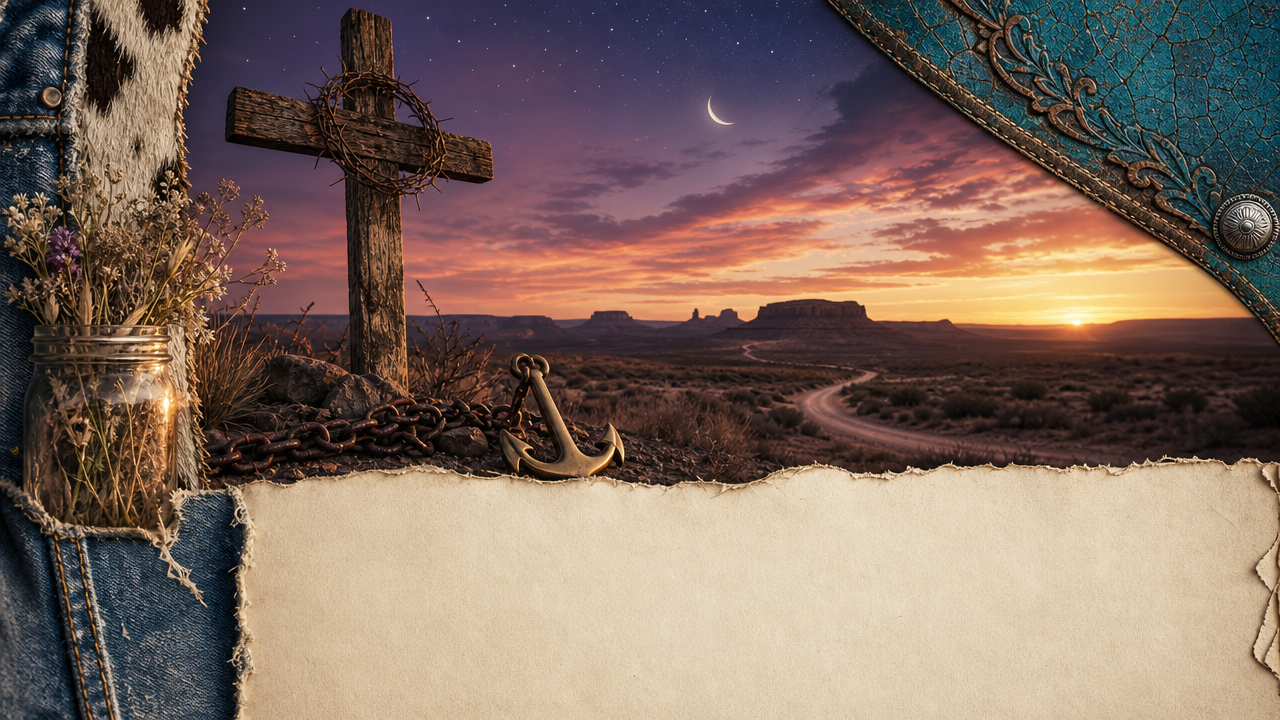
#> input picture printables/books-src/art/el1.png, 1280 x 720 px; its folder holds 6 pictures in this run
$ python compose_art.py
#> lines starting #> are read from the running program, lines starting #| are printed output that depends on the picture; after the words box and inside, x2 and y2 are one past the last pixel; in counts of white or black regions, pixels touching at a corner belong together
"""Extend the three AI-generated landscape art plates into full portrait art pages for the covers/dividers,
and cut the turquoise-leather corners for the certificate. Run once after the plates are in art/."""
import os
import numpy as np
from PIL import Image, ImageFilter

HERE = os.path.dirname(os.path.abspath(__file__))
ART = os.path.join(HERE, "art")
W, H = 1700, 2200                       # 8.5 x 11 in at 200 dpi

def mirror_tile(region, w, h):
    rw, rh = region.size
    big = Image.new("RGB", (rw * 2, rh * 2))
    big.paste(region, (0, 0)); big.paste(region.transpose(Image.FLIP_LEFT_RIGHT), (rw, 0))
    big.paste(region.transpose(Image.FLIP_TOP_BOTTOM), (0, rh)); big.paste(region.transpose(Image.ROTATE_180), (rw, rh))
    out = Image.new("RGB", (w, h))
    for x in range(0, w, big.width):
        for y in range(0, h, big.height):
            out.paste(big, (x, y))
    return out

def paper(w, h, mean, seed=7):
    """Seamless-looking cream paper: smooth mottling + fine grain + soft edge darkening (no tiling)."""
    rng = np.random.default_rng(seed)
    def layer(scale, amp):
        small = rng.normal(0, 1, (max(2, h // scale), max(2, w // scale))).astype(np.float32)
        im = Image.fromarray(((small - small.min()) / (np.ptp(small) + 1e-6) * 255).astype(np.uint8)).resize((w, h), Image.BICUBIC)
        return (np.asarray(im, dtype=np.float32) / 255 - 0.5) * amp
    n = layer(260, 14) + layer(60, 8) + layer(6, 5)
    yy, xx = np.mgrid[0:h, 0:w]
    vig = 1.03 - 0.03 * (((xx - w / 2) / (w / 2)) ** 2 + ((yy - h / 2) / (h / 2)) ** 2)
    base = np.array(mean, dtype=np.float32)[None, None, :] * vig[..., None] + n[..., None]
    return Image.fromarray(np.clip(base, 0, 255).astype(np.uint8))

def compose(name, strip_src="el1", scale=1.55):
    plate = Image.open(os.path.join(ART, name + ".png")).convert("RGB")
    reg = np.array(plate.crop((340, 535, 1180, 700)))
    mean = tuple(int(v) for v in reg.reshape(-1, 3).mean(axis=0))
    base = paper(W, H, tuple(min(255, int(v * 1.03)) for v in mean))
    # denim strip down the left edge, always cut from the clean denim in plate 1
    sp = Image.open(os.path.join(ART, strip_src + ".png")).convert("RGB")
    sw = int(235 * scale)
    strip = sp.crop((0, 548, 235, 718)).resize((sw, int(170 * scale)), Image.LANCZOS)
    base.paste(mirror_tile(strip, sw, H), (0, 0))
    # plate scaled up, left-anchored, cropped to page width
    pw, ph = int(plate.width * scale), int(plate.height * scale)
    p = plate.resize((pw, ph), Image.LANCZOS).crop((0, 0, W, ph))
    arr = np.full((ph, W), 255, dtype=np.uint8)
    f = 80
    for i in range(f):
        arr[ph - f + i, :] = int(255 * (1 - i / f))
    base.paste(p, (0, 0), Image.fromarray(arr))
    out = os.path.join(ART, name + "_page.jpg")
    base.save(out, quality=90)
    return out

def leather_corner(name):
    """Alpha-cut the turquoise leather wedge from the plate's top-right."""
    im = Image.open(os.path.join(ART, name + ".png")).convert("RGB")
    crop = im.crop((820, 0, 1280, 360))
    hsv = np.array(crop.convert("HSV")).astype(int)
    hue, sat, val = hsv[..., 0] * 360 / 255, hsv[..., 1], hsv[..., 2]
    m = ((hue > 150) & (hue < 215) & (sat > 60) & (val > 40)).astype(np.uint8) * 255
    mask = Image.fromarray(m).filter(ImageFilter.MaxFilter(5)).filter(ImageFilter.MinFilter(9)).filter(ImageFilter.GaussianBlur(1.5))
    rgba = crop.convert("RGBA"); rgba.putalpha(mask)
    out = os.path.join(ART, name + "_leather.png")
    rgba.save(out)
    return out

def cert_page():
    """Parchment page framed by stitched denim bands (cut from plate 1)."""
    base = paper(W, H, (238, 226, 198), seed=11)
    sp = Image.open(os.path.join(ART, "el1.png")).convert("RGB")
    sw = 170
    strip = sp.crop((0, 548, 235, 718)).resize((sw, int(170 * sw / 235)), Image.LANCZOS)
    col = mirror_tile(strip, sw, H)
    base.paste(col, (0, 0))
    base.paste(col.transpose(Image.FLIP_LEFT_RIGHT), (W - sw, 0))
    out = os.path.join(ART, "cert_page.jpg")
    base.save(out, quality=90)
    return out

if __name__ == "__main__":
    for n in ("el1", "el2", "el3"):
        print(compose(n), leather_corner(n))
#> in compose, plate is the input picture: PIL image 1280x720 RGB; mean R, G, B 127.2, 106.3, 96.1
#> in compose, `reg = np.array(plate.crop((340, 535, 1180, 700)))`:
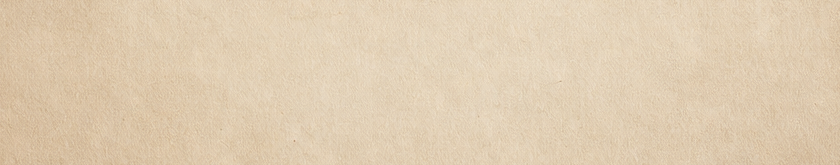
#> reg: shape (165, 840, 3); mean R, G, B 223.9, 204.7, 177.8
#> in compose, `mean = tuple(int(v) for v in reg.reshape(-1, 3).mean(axis=0))`: mean = (223, 204, 177)
#> in mirror_tile, `big = Image.new("RGB", (rw * 2, rh * 2))`: big: PIL image 728x526 RGB; every value is 0
#> in mirror_tile, `out = Image.new("RGB", (w, h))`: out: PIL image 364x2200 RGB; every value is 0
#> after the loop in mirror_tile, `for x in range(0, w, big.width):`:
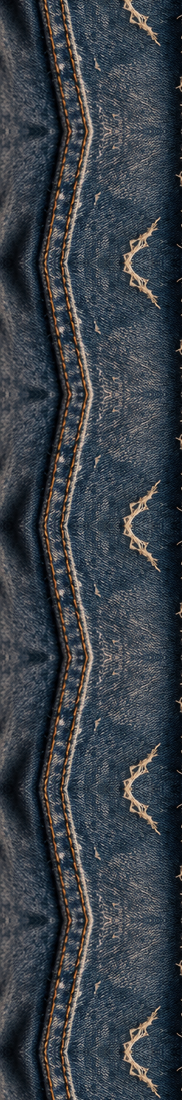
#> out: PIL image 364x2200 RGB (shown at 1/2 size); mean R, G, B 57.3, 63.6, 70.7
#> in leather_corner, `hue, sat, val = hsv[..., 0] * 360 / 255, hsv[..., 1], hsv[..., 2]`:
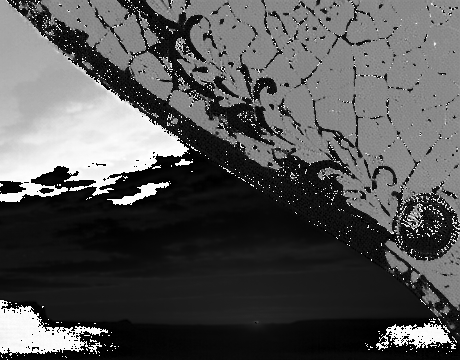
#> hue: shape (360, 460) float64; min 0, max 358.6, mean 118.1; drawn with min black and max white
#> in leather_corner, `hue, sat, val = hsv[..., 0] * 360 / 255, hsv[..., 1], hsv[..., 2]`:
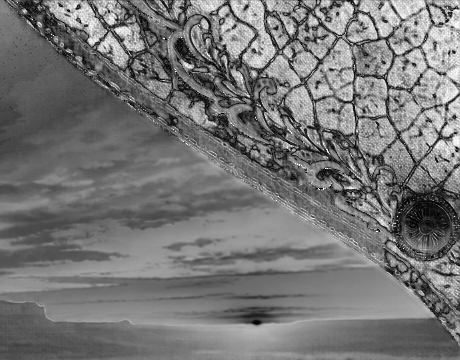
#> sat: shape (360, 460) int64; min 0, max 255, mean 117.8
#> in leather_corner, `hue, sat, val = hsv[..., 0] * 360 / 255, hsv[..., 1], hsv[..., 2]`:
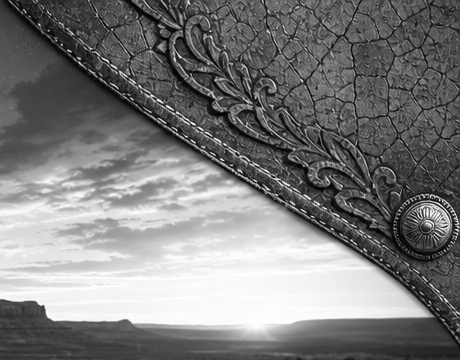
#> val: shape (360, 460) int64; min 0, max 255, mean 123.4
#> in leather_corner, `m = ((hue > 150) & (hue < 215) & (sat > 60) & (val > 40)).astype(np.ui..`:
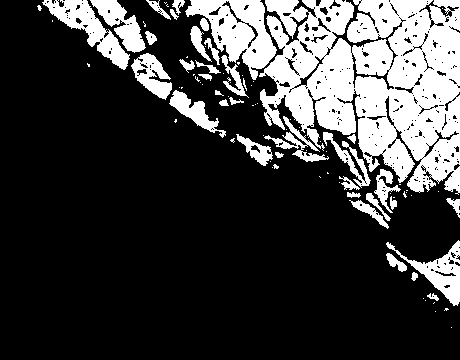
#> m: shape (360, 460); 24.5% white; 91 white regions (54 under 20 px), largest, box (x1, y1, x2, y2) and area: (259, 0, 460, 195) 25453, (185, 0, 277, 80) 3501, (42, 0, 130, 70) 1928
#> in leather_corner, `rgba.putalpha(mask)`:
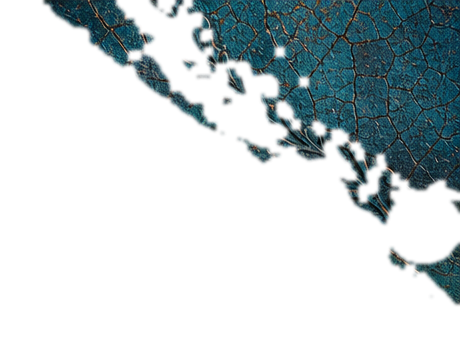
#> rgba: PIL image 460x360 RGBA; mean R, G, B, A 108.7, 92.2, 80.5, 65.7; transparent parts drawn white
#> pass 2 of the loop `for n in ("el1", "el2", "el3"):`:
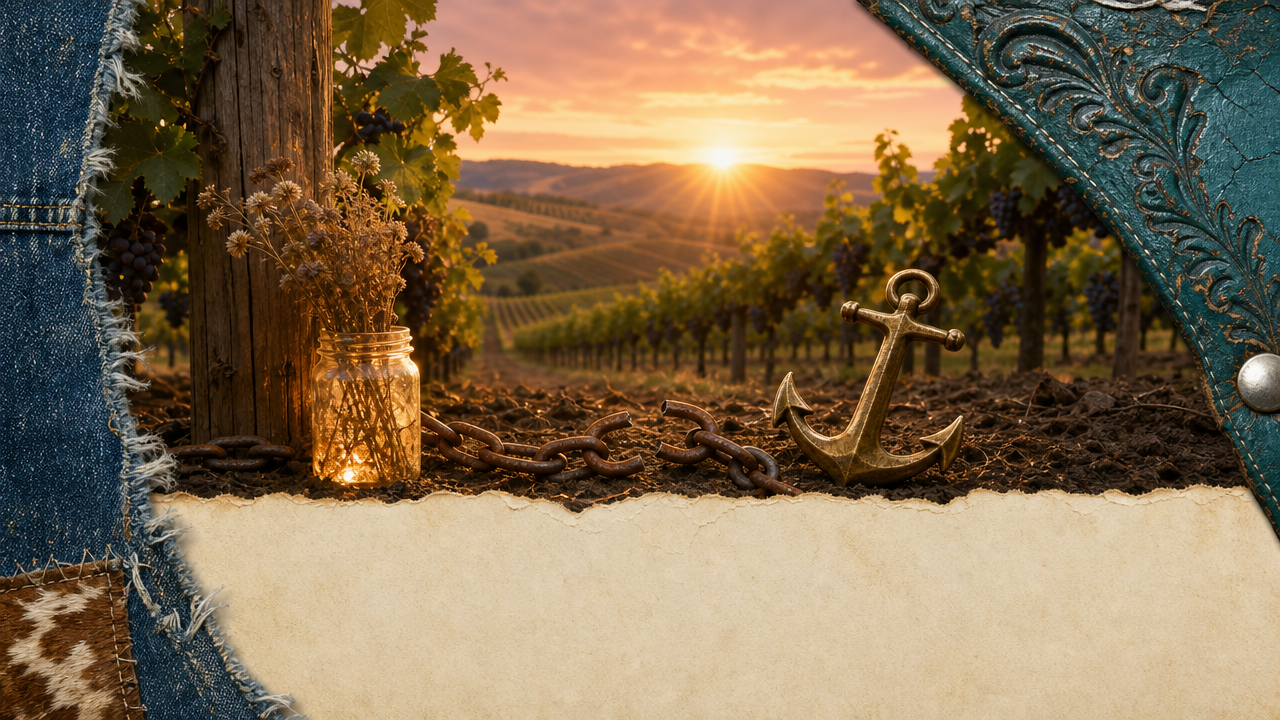
#> input picture printables/books-src/art/el2.png, 1280 x 720 px
#> in compose, plate is the input picture: PIL image 1280x720 RGB; mean R, G, B 127.6, 106.8, 79.6
#> in compose (call 2), `reg = np.array(plate.crop((340, 535, 1180, 700)))`:
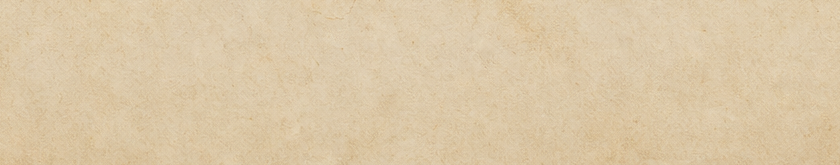
#> reg: shape (165, 840, 3); mean R, G, B 219.4, 199.6, 166.9
#> mean = (219, 199, 166)
#> m: shape (360, 460); 27.3% white; 327 white regions (270 under 20 px), largest, box (x1, y1, x2, y2) and area: (301, 0, 460, 284) 21871, (60, 0, 391, 303) 10074, (354, 279, 425, 360) 2218
#> in leather_corner (call 2), `mask = Image.fromarray(m).filter(ImageFilter.MaxFilter(5)).filter(Imag..`:
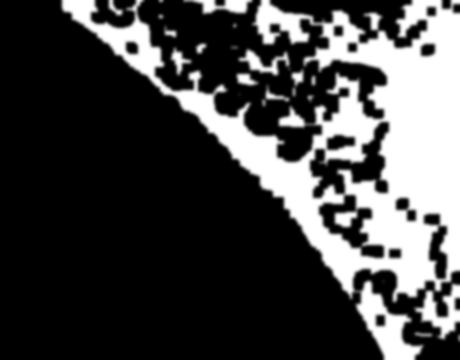
#> mask: PIL image 460x360 L; min 0, max 255, mean 68.8
    print(cert_page())
